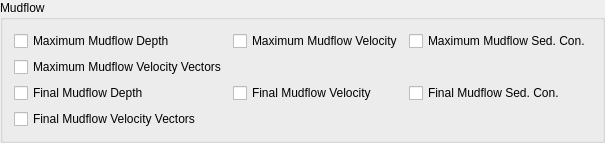
              <widget class="QgsCollapsibleGroupBox" name="mv_tp_cgb">
               <property name="title">
                <string>Mudflow</string>
               </property>
               <property name="collapsed">
                <bool>true</bool>
               </property>
               <layout class="QGridLayout" name="gridLayout_96">
                <item row="0" column="0">
                 <layout class="QGridLayout" name="gridLayout_95">
                  <item row="2" column="1">
                   <widget class="QCheckBox" name="fmv_tp_cb">
                    <property name="toolTip">
                     <string>FINALVEL_MUD.OUT: Floodplain final mudflow velocity in the reported outflow direction (fps or mps)</string>
                    </property>
                    <property name="toolTipDuration">
                     <number>0</number>
                    </property>
                    <property name="text">
                     <string>Final Mudflow Velocity</string>
                    </property>
                   </widget>
                  </item>
                  <item row="2" column="2">
                   <widget class="QCheckBox" name="fmsc_tp_cb">
                    <property name="toolTip">
                     <string>FINALCVFP_MUD.OUT: Final floodplain mudflow sediment concentration by volume</string>
                    </property>
                    <property name="toolTipDuration">
                     <number>0</number>
                    </property>
                    <property name="text">
                     <string>Final Mudflow Sed. Con.</string>
                    </property>
                   </widget>
                  </item>
                  <item row="1" column="0">
                   <widget class="QCheckBox" name="mmvv_tp_cb">
                    <property name="toolTip">
                     <string>&lt;html&gt;&lt;head/&gt;&lt;body&gt;&lt;p&gt;VELFP_MUD.OUT &amp;amp; VELDIREC_MUD.OUT: Combination of these two files to generate the maximum velocity vectors (fps or mps).&lt;/p&gt;&lt;/body&gt;&lt;/html&gt;</string>
                    </property>
                    <property name="toolTipDuration">
                     <number>0</number>
                    </property>
                    <property name="text">
                     <string>Maximum Mudflow Velocity Vectors</string>
                    </property>
                   </widget>
                  </item>
                  <item row="0" column="1">
                   <widget class="QCheckBox" name="mmv_tp_cb">
                    <property name="toolTip">
                     <string>&lt;html&gt;&lt;head/&gt;&lt;body&gt;&lt;p&gt;VELFP_MUD.OUT: Floodplain maximum mudflow velocity in the reported outflow direction (fps or mps).&lt;/p&gt;&lt;/body&gt;&lt;/html&gt;</string>
                    </property>
                    <property name="toolTipDuration">
                     <number>0</number>
                    </property>
                    <property name="text">
                     <string>Maximum Mudflow Velocity</string>
                    </property>
                   </widget>
                  </item>
                  <item row="3" column="0">
                   <widget class="QCheckBox" name="fmvv_tp_cb">
                    <property name="toolTip">
                     <string>FINALVEL_MUD.OUT &amp; FINALDIR_MUD.OUT: Combination of these two files to generate the final velocity vectors (fps or mps)</string>
                    </property>
                    <property name="toolTipDuration">
                     <number>0</number>
                    </property>
                    <property name="text">
                     <string>Final Mudflow Velocity Vectors</string>
                    </property>
                   </widget>
                  </item>
                  <item row="0" column="0">
                   <widget class="QCheckBox" name="mmd_tp_cb">
                    <property name="toolTip">
                     <string>&lt;html&gt;&lt;head/&gt;&lt;body&gt;&lt;p&gt;DEPFPMAX_MUD.OUT: Floodplain maximum mudflow depth (ft or m).&lt;/p&gt;&lt;/body&gt;&lt;/html&gt;</string>
                    </property>
                    <property name="toolTipDuration">
                     <number>0</number>
                    </property>
                    <property name="text">
                     <string>Maximum Mudflow Depth</string>
                    </property>
                   </widget>
                  </item>
                  <item row="2" column="0">
                   <widget class="QCheckBox" name="fmd_tp_cb">
                    <property name="toolTip">
                     <string>FINALDEP_MUD.OUT: Final mudflow depths (ft or m)</string>
                    </property>
                    <property name="toolTipDuration">
                     <number>0</number>
                    </property>
                    <property name="text">
                     <string>Final Mudflow Depth</string>
                    </property>
                   </widget>
                  </item>
                  <item row="0" column="2">
                   <widget class="QCheckBox" name="mmsc_tp_cb">
                    <property name="toolTip">
                     <string>&lt;html&gt;&lt;head/&gt;&lt;body&gt;&lt;p&gt;CVFPMAX_MUD.OUT: Floodplain mudflow maximum sediment concentration by volume.&lt;/p&gt;&lt;/body&gt;&lt;/html&gt;</string>
                    </property>
                    <property name="toolTipDuration">
                     <number>0</number>
                    </property>
                    <property name="text">
                     <string>Maximum Mudflow Sed. Con.</string>
                    </property>
                   </widget>
                  </item>
                 </layout>
                </item>
               </layout>
              </widget>
